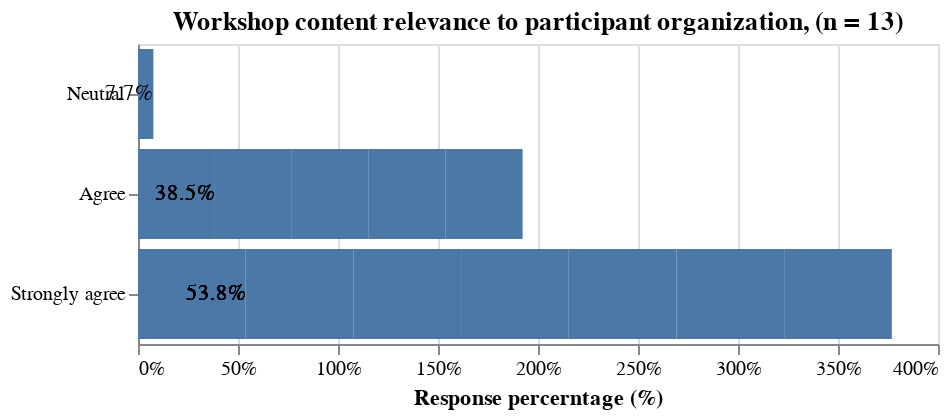

The cell this chart's notebook holds for it:
### Code cell
bar = alt.Chart(post_df, title="Workshop content relevance to participant organization, (n = 13)"
               ).transform_joinaggregate(
    total='count()',
    groupby=['workshop_org']
).transform_calculate(
    percent=alt.datum.total/13
).mark_bar().encode(
    x= alt.X('percent:Q', title = "Response percerntage (%)", axis=alt.Axis(format='%')),
    y=alt.Y('workshop_org', sort='x', title="")
    ).properties(
    width=400,
    height=150
    )

text = alt.Chart(post_df, title="Workshop content relevance to participant organization, (n = 13)"
               ).transform_joinaggregate(
    total='count()',
    groupby=['workshop_org']
).transform_calculate(
    percent=alt.datum.total/13
).mark_text(
        align='right',
    ).encode(
        y = alt.Y('workshop_org', sort = 'x'),
        x = alt.X('percent:Q'),
        text=alt.Text('percent:Q',format='.1%')
).properties(
    width=400,
    height=150
    )

q4_plot = alt.layer(bar, text, data=post_df)

# Show the plot|
q4_plot

### Figure 1 — Vega-Lite specification as saved in the notebook (floating-point values rounded to 4 significant figures)
{"config": {"view": {"continuousWidth": 400, "continuousHeight": 300}}, "layer": [{"mark": "bar", "encoding": {"x": {"axis": {"format": "%"}, "field": "percent", "title": "Response percerntage (%)", "type": "quantitative"}, "y": {"field": "workshop_org", "sort": "x", "title": "", "type": "nominal"}}, "height": 150, "title": "Workshop content relevance to participant organization, (n = 13)", "transform": [{"joinaggregate": [{"op": "count", "as": "total"}], "groupby": ["workshop_org"]}, {"calculate": "(datum.total / 13)", "as": "percent"}], "width": 400}, {"mark": {"type": "text", "align": "right"}, "encoding": {"text": {"field": "percent", "format": ".1%", "type": "quantitative"}, "x": {"field": "percent", "type": "quantitative"}, "y": {"field": "workshop_org", "sort": "x", "type": "nominal"}}, "height": 150, "title": "Workshop content relevance to participant organization, (n = 13)", "transform": [{"joinaggregate": [{"op": "count", "as": "total"}], "groupby": ["workshop_org"]}, {"calculate": "(datum.total / 13)", "as": "percent"}], "width": 400}], "data": {"name": "data-161bba1cbac5b9da8c94ec270e9a8bdc"}, "$schema": "https://vega.github.io/schema/vega-lite/v4.17.0.json", "datasets": {"data-161bba1cbac5b9da8c94ec270e9a8bdc": [{"ID": 1, "Start time": "4-28-22 11:02:00", "Completion time": "4-28-22 11:04:46", "Email": "anonymous", "Name": null, "workshop_interest": "Agree", "workshop_LOU": "Agree", "workshop_relevance": "Agree", "workshop_org": "Agree", "prac_q": "Agree", "future_relevance": "Agree", "content_volume": "Just right", "improvements_content": null, "comments_content": null, "training_period": "Four weeks:  one session per week for four weeks. ;", "training_hours": "Morning\n", "future_topics": "Business writing & leadership ", "facilitator_preparedness": "Agree", "facilitator_q_a": "Agree", "facilitator_experience": "Agree", "facilitator_subject_knowledge": "Agree", "attention": "Agree", "content_pace": "Just right", "facilitator_Comments": null, "slack_recommendations": "It was fine / good ", "subscription": "Yes, I will subscribe via PMV's website to receive Mailchimp messages;", "general_comments": "Thank you and it was a pleasure knowing you all since last few weeks ", "PD_preferred_time": "Weekdays (Monday to Friday)\n"}, {"ID": 2, "Start time": "4-28-22 11:01:44", "Completion time": "4-28-22 11:05:26", "Email": "anonymous", "Name": null, "workshop_interest": "Strongly agree", "workshop_LOU": "Strongly agree", "workshop_relevance": "Agree", "workshop_org": "Strongly agree", "prac_q": "Agree", "future_relevance": "Strongly agree", "content_volume": "Just right", "improvements_content": "Maybe some fun graphics", "comments_content": "Great presenters that made sure you  understood", "training_period": "Four weeks:  one session per week for four weeks. ;", "training_hours": "Morning\n", "future_topics": "Project planning, workforce planning event planning", "facilitator_preparedness": "Strongly Agree", "facilitator_q_a": "Strongly Agree", "facilitator_experience": "Strongly Agree", "facilitator_subject_knowledge": "Strongly Agree", "attention": "Strongly Agree", "content_pace": "Just right", "facilitator_Comments": "Awesome!", "slack_recommendations": "I honestly did use Slack I used the chat and tools in Zoom", "subscription": "Maybe, I will think about it;", "general_comments": null, "PD_preferred_time": "Weekdays (Monday to Friday)\n"}, {"ID": 3, "Start time": "4-28-22 11:01:41", "Completion time": "4-28-22 11:07:05", "Email": "anonymous", "Name": null, "workshop_interest": "Agree", "workshop_LOU": "Agree", "workshop_relevance": "Agree", "workshop_org": "Agree", "prac_q": "Agree", "future_relevance": "Agree", "content_volume": "Just right", "improvements_content": "I don;t have any reccomendations", "comments_content": null, "training_period": "Two weeks:  two sessions per week for two weeks.\n;", "training_hours": "Afternoon", "future_topics": "change management and project risk management ", "facilitator_preparedness": "Agree", "facilitator_q_a": "Agree", "facilitator_experience": "Agree", "facilitator_subject_knowledge": "Agree", "attention": "Agree", "content_pace": "Just right", "facilitator_Comments": "nothing :) ", "slack_recommendations": "I didn't use slack a lot because our organization used Microsoft teams already which has some similarities. ", "subscription": "Maybe, I will think about it;Yes, I will subscribe via PMV's website to receive Mailchimp messages;", "general_comments": null, "PD_preferred_time": "Weekdays (Monday to Friday)\n"}, {"ID": 4, "Start time": "4-28-22 11:01:46", "Completion time": "4-28-22 11:07:08", "Email": "anonymous", "Name": null, "workshop_interest": "Agree", "workshop_LOU": "Agree", "workshop_relevance": "Agree", "workshop_org": "Neutral", "prac_q": "Agree", "future_relevance": "Agree", "content_volume": "Just right", "improvements_content": "it seems like most of the workshop participants work for larger organizations - not sure if that is the case - but I had a bit of a hard time applying some of the ideas to my workplace - there are only 2 part time employees here. But I will definitely take away the broader ideas and try to apply them.", "comments_content": "can't think of anything right now", "training_period": "Four weeks:  one session per week for four weeks. ;", "training_hours": "Morning\n", "future_topics": "finding Science (research and education) based grant opportunities in Canada", "facilitator_preparedness": "Strongly Agree", "facilitator_q_a": "Strongly Agree", "facilitator_experience": "Strongly Agree", "facilitator_subject_knowledge": "Strongly Agree", "attention": "Strongly Agree", "content_pace": "Just right", "facilitator_Comments": "can't think of anything right now", "slack_recommendations": "I didn't have time to explore slack", "subscription": "No, not at this time;", "general_comments": "thanks again!", "PD_preferred_time": "Weekdays (Monday to Friday)\n"}, {"ID": 5, "Start time": "4-28-22 11:02:10", "Completion time": "4-28-22 11:10:02", "Email": "anonymous", "Name": null, "workshop_interest": "Strongly agree", "workshop_LOU": "Agree", "workshop_relevance": "Agree", "workshop_org": "Strongly agree", "prac_q": "Agree", "future_relevance": "Strongly agree", "content_volume": "Just right", "improvements_content": "None at this time...", "comments_content": "I would recommend this workshop and your team to others...", "training_period": "Four weeks:  one session per week for four weeks. ;", "training_hours": "Morning\n", "future_topics": "The importance of setting-up and maintaining the information necessary to do a \"Return on Investment\" analysis so that it can be easily utilized at/near the end of a project.", "facilitator_preparedness": "Strongly Agree", "facilitator_q_a": "Strongly Agree", "facilitator_experience": "Strongly Agree", "facilitator_subject_knowledge": "Strongly Agree", "attention": "Strongly Agree", "content_pace": "Just right", "facilitator_Comments": "I enjoyed the sense of camaraderie that was created in the workshop...we are all in this together.", "slack_recommendations": "I did not like and have never used SLACK plus did not have the time to explore its effectiveness.  ", "subscription": "Maybe, I will think about it;", "general_comments": "I enjoyed the sense of camaraderie that was created in the workshop...we are all in this together.", "PD_preferred_time": "Weekdays (Monday to Friday)\n"}, {"ID": 6, "Start time": "4-28-22 11:02:22", "Completion time": "4-28-22 11:10:11", "Email": "anonymous", "Name": null, "workshop_interest": "Strongly agree", "workshop_LOU": "Strongly agree", "workshop_relevance": "Strongly agree", "workshop_org": "Strongly agree", "prac_q": "Strongly agree", "future_relevance": "Strongly agree", "content_volume": "Just right", "improvements_content": "Hands on using Project Management Software", "comments_content": "Everything is simple and very easy to understand", "training_period": "One Week:Ê four sessions over one week.;", "training_hours": "Morning\n", "future_topics": "Agile Project Management, Jira tool Implementation, Change and Risk Management", "facilitator_preparedness": "Strongly Agree", "facilitator_q_a": "Strongly Agree", "facilitator_experience": "Strongly Agree", "facilitator_subject_knowledge": "Strongly Agree", "attention": "Strongly Agree", "content_pace": "Just right", "facilitator_Comments": "Everyone is well trained", "slack_recommendations": "Any tool like Miro would be more useful", "subscription": "Yes, I will subscribe via PMV's website to receive Mailchimp messages;", "general_comments": "Yes I give my consent", "PD_preferred_time": "Weekdays (Monday to Friday)\n"}, {"ID": 7, "Start time": "4-28-22 11:01:41", "Completion time": "4-28-22 11:10:35", "Email": "anonymous", "Name": null, "workshop_interest": "Agree", "workshop_LOU": "Strongly agree", "workshop_relevance": "Strongly agree", "workshop_org": "Agree", "prac_q": "Agree", "future_relevance": "Strongly agree", "content_volume": "Just right", "improvements_content": "I noticed that the slides that were provided were not exactly what David was presenting, new info was added after. It would be nice to have the updated slides to follow on, for those who make notes. ", "comments_content": "offer a refresher course for those who have taken it in the past. ", "training_period": "Four weeks:  one session per week for four weeks. ;One Week:Ê four sessions over one week.;Two weeks:  two sessions per week for two weeks.\n;all would work, I liked weekly;", "training_hours": "morning or afternoon are good ", "future_topics": "more indepth info on all the topics please!!! ", "facilitator_preparedness": "Agree", "facilitator_q_a": "Agree", "facilitator_experience": "Agree", "facilitator_subject_knowledge": "Agree", "attention": "Agree", "content_pace": "Just right", "facilitator_Comments": "Nice, open and very easy going! ", "slack_recommendations": "formulating small groups on the different headings being discussed and share info or experiences in those chats, between the actual class time", "subscription": "Yes, I will subscribe via PMV's website to receive Mailchimp messages;", "general_comments": null, "PD_preferred_time": "Tues/ Wed or Thurs "}, {"ID": 8, "Start time": "4-28-22 11:01:45", "Completion time": "4-28-22 11:10:51", "Email": "anonymous", "Name": null, "workshop_interest": "Agree", "workshop_LOU": "Strongly agree", "workshop_relevance": "Agree", "workshop_org": "Strongly agree", "prac_q": "Neutral", "future_relevance": "Agree", "content_volume": "Just right", "improvements_content": "Could be helpful to create documentation (Project Charter, WBS, Gantt Chart etc.) based on a sample project, either in break out rooms or together in the larger group.", "comments_content": null, "training_period": "Four weeks:  one session per week for four weeks. ;", "training_hours": "Morning\n", "future_topics": null, "facilitator_preparedness": "Agree", "facilitator_q_a": "Agree", "facilitator_experience": "Agree", "facilitator_subject_knowledge": "Agree", "attention": "Agree", "content_pace": "Just right", "facilitator_Comments": null, "slack_recommendations": null, "subscription": "Maybe, I will think about it;", "general_comments": null, "PD_preferred_time": "Weekdays (Monday to Friday)\n"}, {"ID": 9, "Start time": "4-28-22 11:02:44", "Completion time": "4-28-22 11:12:09", "Email": "anonymous", "Name": null, "workshop_interest": "Strongly agree", "workshop_LOU": "Strongly agree", "workshop_relevance": "Agree", "workshop_org": "Strongly agree", "prac_q": "Neutral", "future_relevance": "Strongly agree", "content_volume": "Just right", "improvements_content": "not sure if the workshop materials can be sent via Zoom - only need to log into Zoom to access the workshop and materials instead of via Slack + Zoom", "comments_content": "Nil", "training_period": "Two weeks:  two sessions per week for two weeks.\n;", "training_hours": "Evening", "future_topics": "How to prepare budget for program that consists:\n1. budget for individual event or activity \n2. budget for administrative costs\n3. budget for sub-contractor costs\n4. others", "facilitator_preparedness": "Strongly Agree", "facilitator_q_a": "Strongly Agree", "facilitator_experience": "Agree", "facilitator_subject_knowledge": "Strongly Agree", "attention": "Agree", "content_pace": "Just right", "facilitator_Comments": "Nil", "slack_recommendations": "Nil", "subscription": "No, I am already subscribed and receiving messages;", "general_comments": null, "PD_preferred_time": "Option for BOTH weekdays and weekends"}, {"ID": 10, "Start time": "4-28-22 11:02:25", "Completion time": "4-28-22 11:13:04", "Email": "anonymous", "Name": null, "workshop_interest": "Agree", "workshop_LOU": "Strongly agree", "workshop_relevance": "Strongly agree", "workshop_org": "Strongly agree", "prac_q": "Agree", "future_relevance": "Strongly agree", "content_volume": "Just right", "improvements_content": "Would be great to have the chance to mock plan an event from beginning to end? ", "comments_content": "The content was useful, it was great to get all the templates that we can use for our next project. \n", "training_period": "Two weeks:  two sessions per week for two weeks.\n;", "training_hours": "Morning\n", "future_topics": "It would be great to get more in depth on all above listed topics. Change management would be a great option for me as my organization keeps growing and developing.", "facilitator_preparedness": "Agree", "facilitator_q_a": "Agree", "facilitator_experience": "Strongly Agree", "facilitator_subject_knowledge": "Strongly Agree", "attention": "Agree", "content_pace": "Just right", "facilitator_Comments": "Facilitators were very knowledgeable and great at answering questions.", "slack_recommendations": null, "subscription": "No, not at this time;", "general_comments": null, "PD_preferred_time": "Weekdays (Monday to Friday)\n"}, {"ID": 11, "Start time": "4-28-22 11:02:39", "Completion time": "4-28-22 11:13:23", "Email": "anonymous", "Name": null, "workshop_interest": "Strongly agree", "workshop_LOU": "Strongly agree", "workshop_relevance": "Strongly agree", "workshop_org": "Strongly agree", "prac_q": "Strongly agree", "future_relevance": "Strongly agree", "content_volume": "Just right", "improvements_content": "More break out sessions probably.", "comments_content": null, "training_period": "Four weeks:  one session per week for four weeks. ;", "training_hours": "12 noon - 1PM", "future_topics": "Project Communication planning.", "facilitator_preparedness": "Strongly Agree", "facilitator_q_a": "Strongly Agree", "facilitator_experience": "Strongly Agree", "facilitator_subject_knowledge": "Strongly Agree", "attention": "Strongly Agree", "content_pace": "Just right", "facilitator_Comments": null, "slack_recommendations": null, "subscription": "No, I am already subscribed and receiving messages;", "general_comments": "Toye - I really enjoyed participating in this workshop. I was able to get a different perspective on project management use in the non-profit sector. The facilitators were well prepared and engaging during the sessions too. I recommend it for sure.", "PD_preferred_time": "Saturday and/or Sunday"}, {"ID": 12, "Start time": "4-28-22 11:02:20", "Completion time": "4-28-22 11:15:57", "Email": "anonymous", "Name": null, "workshop_interest": "Agree", "workshop_LOU": "Agree", "workshop_relevance": "Agree", "workshop_org": "Agree", "prac_q": "Neutral", "future_relevance": "Agree", "content_volume": "Just right", "improvements_content": "I think the examples on the curse were fine, nevertheless I think creating one project together could work to explain and exemplify all of the content. \nI mean filling all the templates, and have a discussion or dynamic activities to do them, maybe not just breakout rooms.  ", "comments_content": "I think it is good, I di not have any trouble having it online. ", "training_period": "Four weeks:  one session per week for four weeks. ;", "training_hours": "Morning\n", "future_topics": "Why this Non-Profits workshop is different to a regular PM workshop? I am not sure I see the difference, maybe in the curse you could explain how is different or what could be done in one and not in the regular or vice versa.\nMore depth using different pm tools, the material is great, but maybe could be good to have other options like ms project, project libre or others. ", "facilitator_preparedness": "Strongly Agree", "facilitator_q_a": "Strongly Agree", "facilitator_experience": "Agree", "facilitator_subject_knowledge": "Agree", "attention": "Agree", "content_pace": "Just right", "facilitator_Comments": "They were great, they did not pressure the attendees to talk much or to have to answer any particular question.", "slack_recommendations": "Maybe do an exercise at the beginning involving slack so everyone get used to use it, I know there is the presentations but I mean something more into the workshop itself. \n", "subscription": "Maybe, I will think about it;", "general_comments": "The workshop was very interesting and useful, although I had some experience in project manager I learned new things and tips, besides I think I will be using the material that PMV gave me during this workshop for many of my projects. Finally, I would like to say that the facilitators were very nice and I can see they have more than enough experience and are knowledgeable in this regards.  \nThank you PMV!  ", "PD_preferred_time": "Weekdays (Monday to Friday)\n"}, {"ID": 13, "Start time": "4-28-22 11:10:00", "Completion time": "4-28-22 11:17:32", "Email": "anonymous", "Name": null, "workshop_interest": "Neutral", "workshop_LOU": "Neutral", "workshop_relevance": "Agree", "workshop_org": "Agree", "prac_q": "Agree", "future_relevance": "Neutral", "content_volume": "Too little information", "improvements_content": "Hard to stay focused.", "comments_content": null, "training_period": "One Week:Ê four sessions over one week.;", "training_hours": "Morning\n", "future_topics": "More tips and success stories on projects. Like an analysis of a past project?", "facilitator_preparedness": "Agree", "facilitator_q_a": "Neutral", "facilitator_experience": "Agree", "facilitator_subject_knowledge": "Agree", "attention": "Disagree", "content_pace": "Just right", "facilitator_Comments": "Thank you.", "slack_recommendations": "More interactions on there between participants.", "subscription": "No, not at this time;Maybe, I will think about it;", "general_comments": null, "PD_preferred_time": "Option for BOTH weekdays and weekends"}]}}
